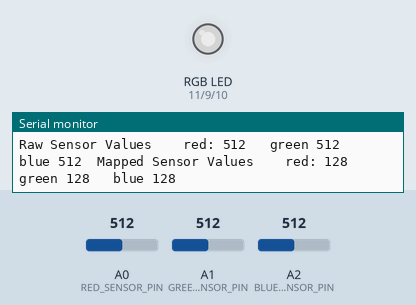
Recording of a sketch running on a simulated Arduino Uno, built with avr-gcc and run on an emulated ATmega328P. Shown: an RGB LED mixed from three pins (HIGH = lit), the last lines printed to the serial monitor. Inputs (shaded band) come from the test bench; at power-on: A0 (RED_SENSOR_PIN) = 512, A1 (GREEN_SENSOR_PIN) = 512, A2 (BLUE_SENSOR_PIN) = 512. Dim RGB values are drawn brighter than linear.

Above: at 1.2 s.
1.3 s: A0 (RED_SENSOR_PIN) set to 409
At 2.4 s:
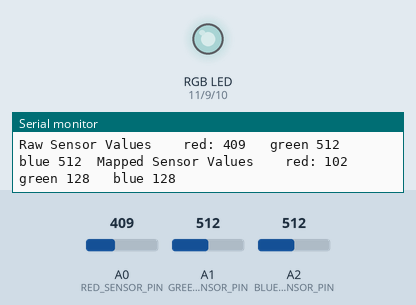
4.3 s: A0 (RED_SENSOR_PIN) set to 384
At 5.8 s:
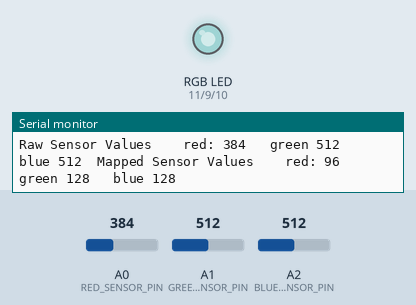
7.3 s: A1 (GREEN_SENSOR_PIN) set to 408
At 8.2 s:
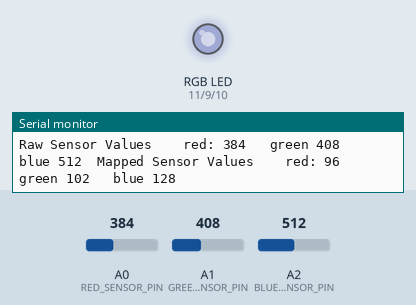
10.3 s: A1 (GREEN_SENSOR_PIN) set to 382
At 10.9 s:
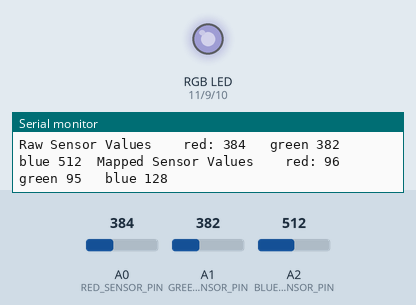
13.3 s: A2 (BLUE_SENSOR_PIN) set to 406
At 14.6 s:
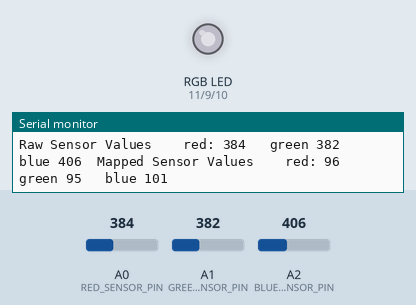
16.3 s: A2 (BLUE_SENSOR_PIN) set to 388
At 17.3 s:
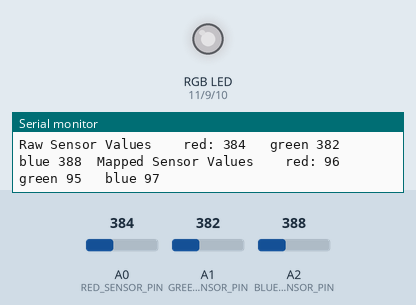
Timing chart, 0 to 19.3 s (numbered marks = the images above; inputs shaded):
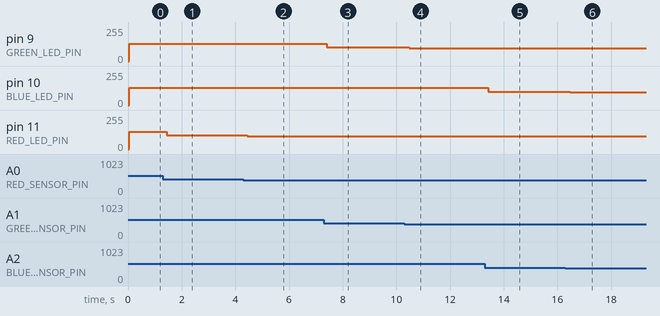

The sketch:

color_mixing_lamp.ino
```cpp
const int RED_LED_PIN = 11;
const int GREEN_LED_PIN = 9;
const int BLUE_LED_PIN = 10;

const int RED_SENSOR_PIN = A0;
const int GREEN_SENSOR_PIN = A1;
const int BLUE_SENSOR_PIN = A2;

// desired light level for each LED
int redValue = 0;
int greenValue = 0;
int blueValue = 0;

// reading from each photo sensor
int redSensorValue = 0;
int greenSensorValue = 0;
int blueSensorValue = 0;

void setup() {
  Serial.begin(9600);

  pinMode(RED_LED_PIN, OUTPUT);
  pinMode(GREEN_LED_PIN, OUTPUT);
  pinMode(BLUE_LED_PIN, OUTPUT);

}

void loop() {
  // read sensor values.  Note the 5ms delay, so the ADC can catch up
  redSensorValue = analogRead(RED_SENSOR_PIN);
  delay(5);
  greenSensorValue = analogRead(GREEN_SENSOR_PIN);
  delay(5);
  blueSensorValue = analogRead(BLUE_SENSOR_PIN);

  // print sensor values for debugging
  Serial.print("Raw Sensor Values \t red: ");
  Serial.print(redSensorValue);
  Serial.print("\t green ");
  Serial.print(greenSensorValue);
  Serial.print("\t blue ");
  Serial.print(blueSensorValue);
  Serial.print("\t");

  // sensor values should be between 0-1023, so divide by 4 to be between 0-255, which matches
  // the range of analogWrite
  redValue = redSensorValue / 4;
  greenValue = greenSensorValue / 4;
  blueValue = blueSensorValue / 4;

  // print led values for debugging
  Serial.print("Mapped Sensor Values \t red: ");
  Serial.print(redValue);
  Serial.print("\t green ");
  Serial.print(greenValue);
  Serial.print("\t blue ");
  Serial.print(blueValue);
  Serial.print("\n");

  // finally, actually set the values on the led
  analogWrite(RED_LED_PIN, redValue);
  analogWrite(GREEN_LED_PIN, greenValue);
  analogWrite(BLUE_LED_PIN, blueValue);

}
```

Measured:
- after the input at 1.3 s, pin 11 (RED_LED_PIN): 128/255 → 102/255 after 0.14 s
- after the input at 4.3 s, pin 11 (RED_LED_PIN): 102/255 → 96/255 after 0.14 s
- after the input at 7.3 s, pin 9 (GREEN_LED_PIN): 128/255 → 102/255 after 0.11 s
- after the input at 10.3 s, pin 9 (GREEN_LED_PIN): 102/255 → 95/255 after 0.19 s
- after the input at 13.3 s, pin 10 (BLUE_LED_PIN): 128/255 → 101/255 after 0.13 s
- after the input at 16.3 s, pin 10 (BLUE_LED_PIN): 101/255 → 97/255 after 0.17 s
